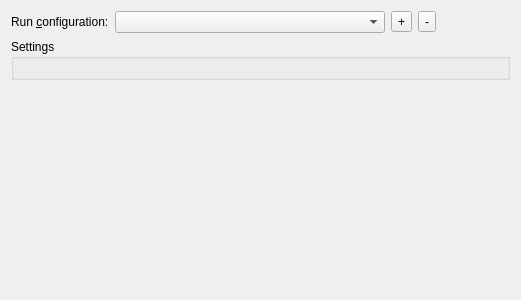
<?xml version="1.0" encoding="UTF-8"?>
<ui version="4.0">
 <class>ProjectExplorer::Internal::RunSettingsPropertiesPage</class>
 <widget class="QWidget" name="ProjectExplorer::Internal::RunSettingsPropertiesPage">
  <property name="geometry">
   <rect>
    <x>0</x>
    <y>0</y>
    <width>521</width>
    <height>300</height>
   </rect>
  </property>
  <property name="windowTitle">
   <string>Form</string>
  </property>
  <layout class="QVBoxLayout" name="layout">
   <item>
    <layout class="QHBoxLayout" name="horizontalLayout">
     <item>
      <widget class="QLabel" name="label">
       <property name="sizePolicy">
        <sizepolicy hsizetype="Maximum" vsizetype="Preferred">
         <horstretch>0</horstretch>
         <verstretch>0</verstretch>
        </sizepolicy>
       </property>
       <property name="text">
        <string>Run &amp;configuration:</string>
       </property>
       <property name="buddy">
        <cstring>runConfigurationCombo</cstring>
       </property>
      </widget>
     </item>
     <item>
      <widget class="QComboBox" name="runConfigurationCombo">
       <property name="sizeAdjustPolicy">
        <enum>QComboBox::AdjustToMinimumContentsLength</enum>
       </property>
       <property name="minimumContentsLength">
        <number>30</number>
       </property>
      </widget>
     </item>
     <item>
      <widget class="QToolButton" name="addToolButton">
       <property name="text">
        <string>+</string>
       </property>
       <property name="popupMode">
        <enum>QToolButton::InstantPopup</enum>
       </property>
      </widget>
     </item>
     <item>
      <widget class="QToolButton" name="removeToolButton">
       <property name="text">
        <string>-</string>
       </property>
      </widget>
     </item>
     <item>
      <spacer name="horizontalSpacer">
       <property name="orientation">
        <enum>Qt::Horizontal</enum>
       </property>
       <property name="sizeHint" stdset="0">
        <size>
         <width>40</width>
         <height>20</height>
        </size>
       </property>
      </spacer>
     </item>
    </layout>
   </item>
   <item>
    <widget class="QGroupBox" name="groupBox">
     <property name="title">
      <string>Settings</string>
     </property>
     <layout class="QHBoxLayout" name="horizontalLayout_2"/>
    </widget>
   </item>
   <item>
    <spacer name="verticalSpacer">
     <property name="orientation">
      <enum>Qt::Vertical</enum>
     </property>
     <property name="sizeHint" stdset="0">
      <size>
       <width>20</width>
       <height>40</height>
      </size>
     </property>
    </spacer>
   </item>
  </layout>
 </widget>
 <resources/>
 <connections/>
</ui>
